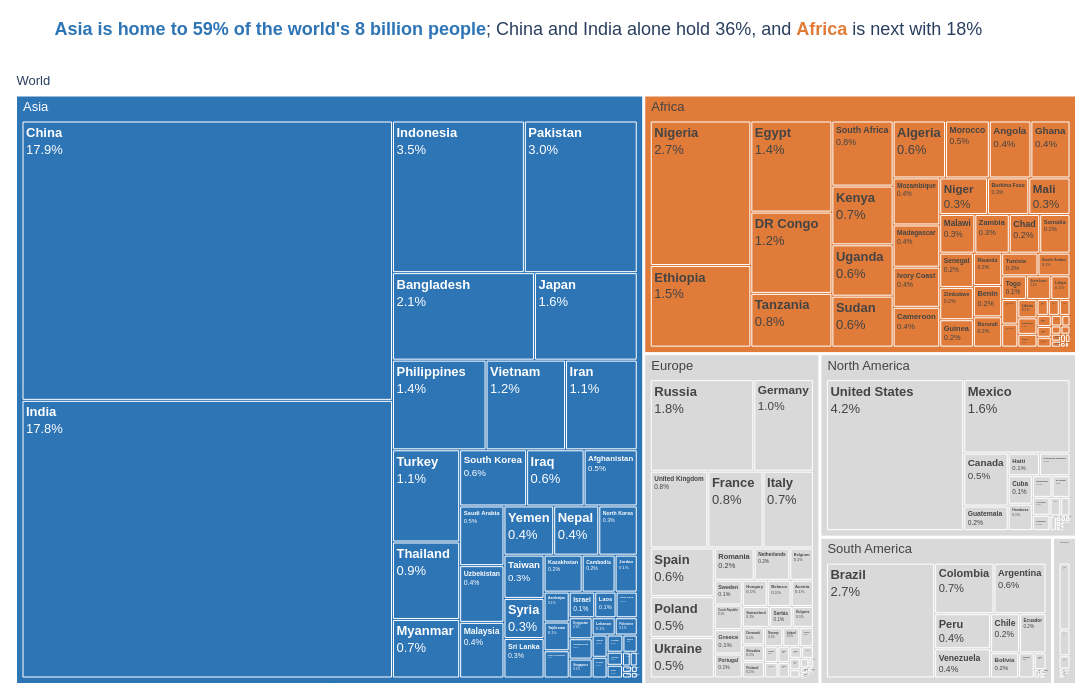

Here is the notebook cell this chart was saved with:
### Markdown cell above
**Chart choice & justification:** *Which chart did you choose, and why? Justify design choices.

**Chart: I used treemap with the hierarchy World → Continent → Country.**

- **Why a treemap?** The question requires showing population distribution at two levels: continents and the countries within them. A treemap makes this easy to see, as each continent is represented by a block containing its countries. A stacked bar chart would struggle to display 234 countries clearly, while a pie chart wouldn't effectively show both levels.
- **Values are additive population counts** from 2022, which can be added together. This means each continent's block represents the exact total population of its countries, making a treemap suitable. Using averages or population density would not make sense for this comparison.
- **Colour:** Asia is highlighted in blue because it has the largest population, while Africa is shown in orange because it is the second-largest and fastest-growing continent. The remaining four continents are grey. The labels and white borders help distinguish the blocks, while the colours highlight where most of the world's population lives.
- **Labels show the share of the world** (`percentRoot`) rather than the raw population count. For example, "17.9%" is easier to understand at a glance than "1,425,887,337". The exact population figures are available on hover, and the white root background keeps the chart clean without adding an unnecessary border.

### Code cell
# Q6
world_total = df['2022 Population'].sum()
cont_share = df.groupby('Continent')['2022 Population'].sum() / world_total
china_india = df.loc[df['Country'].isin(['China', 'India']), '2022 Population'].sum() / world_total
print(cont_share.sort_values(ascending=False).round(3)); print(f'China + India: {china_india:.1%}')

grey_map = {c: LIGHT_GREY for c in df['Continent'].unique()}
grey_map.update({'Asia': ACCENT, 'Africa': AFRICA})

fig = px.treemap(
    data_frame=df,
    path=[px.Constant('World'), 'Continent', 'Country'],
    values='2022 Population',
    color='Continent',
    color_discrete_map=grey_map,
    title=(f"<span style='color:{ACCENT}'><b>Asia is home to {cont_share['Asia']:.0%} of the world's 8 billion people</b></span>; "
           f"China and India alone hold {china_india:.0%}, and "
           f"<span style='color:{AFRICA}'><b>Africa</b></span> is next with {cont_share['Africa']:.0%}"),
    template='plotly_white',
    height=700, width=1100,
)

fig.update_traces(
    root_color='white',
    texttemplate='<b>%{label}</b><br>%{percentRoot:.1%}',                       # share of world
    hovertemplate='<b>%{label}</b><br>%{value:,.0f} people<br>%{percentRoot:.1%} of world'
                  '<br>%{percentParent:.1%} of %{parent}<extra></extra>',
    marker=dict(line=dict(color='white', width=1)),
    tiling=dict(pad=2),
)

fig.data[0].marker.colors = [c if c in grey_map.values() else 'white' for c in fig.data[0].marker.colors]
fig.update_layout(font=FONT, margin=dict(l=10, r=10, t=70, b=10))
fig.show()

### Figure 1 — Plotly figure (JSON) as saved in the notebook; plotly's stock layout.template omitted (floating-point values rounded to 4 significant figures; data arrays with more than 128 entries replaced by an {"elided": "..."} marker saying what was removed)
{"data": [{"branchvalues": "total", "customdata": {"elided": "241x1 str values"}, "domain": {"x": [0, 1], "y": [0, 1]}, "hovertemplate": "<b>%{label}</b><br>%{value:,.0f} people<br>%{percentRoot:.1%} of world<br>%{percentParent:.1%} of %{parent}<extra></extra>", "ids": {"elided": "241 str values"}, "labels": {"elided": "241 str values"}, "marker": {"colors": {"elided": "241 str values"}, "line": {"color": "white", "width": 1}}, "name": "", "parents": {"elided": "241 str values"}, "root": {"color": "white"}, "texttemplate": "<b>%{label}</b><br>%{percentRoot:.1%}", "tiling": {"pad": 2}, "type": "treemap", "values": {"elided": "241 float values"}}], "layout": {"font": {"family": "Arial", "size": 13}, "height": 700, "legend": {"tracegroupgap": 0}, "margin": {"b": 10, "l": 10, "r": 10, "t": 70}, "title": {"text": "<span style='color:#2E75B6'><b>Asia is home to 59% of the world's 8 billion people</b></span>; China and India alone hold 36%, and <span style='color:#E07B39'><b>Africa</b></span> is next with 18%"}, "width": 1100}}
